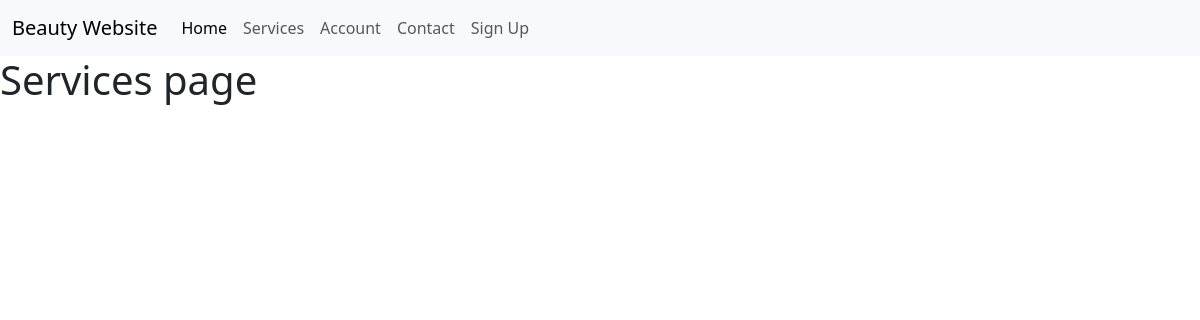
/services/, run on an earlier commit of the app's database.
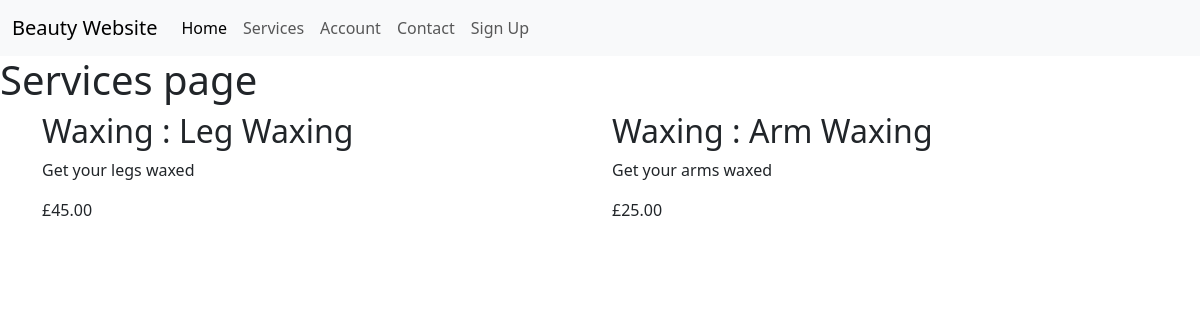
And on a later commit of the database.
### services/models.py (models this page shows, shortened)
class ServicesList(models.Model):
    class Meta:
        verbose_name = 'Service'
        verbose_name_plural = 'Services'
    name = models.CharField(max_length=256, blank=True, null=True)
    category = models.ForeignKey(ServiceCategory, null=True, blank=True, on_delete=models.SET_NULL)
    timeframe = models.DurationField(default=datetime.timedelta(minutes=45))
    price = models.DecimalField(max_digits=6, decimal_places=2, null=True, blank=True)
    description = models.CharField(max_length=512, blank=True, null=True)

class ServiceCategory(models.Model):
    class Meta:
        verbose_name = 'Category'
        verbose_name_plural = 'Categories'
    name = models.CharField(max_length=96)
    def __str__(self):
        return self.name

### services/views.py (the view)
# urls.py: path('services/', include("services.urls"), name="services_urls"),
def services(request):
    services = ServicesList.objects.all()
    categories = ServiceCategory.objects.all()
    context = {
        'services': services,
        'categories': categories,
    }
    return render(request, 'services/services.html', context)

### services/templates/services/services.html
{% extends 'base.html' %}
{% block content %}
<h1>Services page</h1>
<div class="container">
    <div class="row">
        {% for service in services %}
        <div class="col">
            <h2>{{ service.category }} : {{ service.name }}</h2>
            <p>{{ service.description }}</p>
            <p>£{{ service.price }}</p>
        </div>
        {% endfor %}
    </div>
</div>
{% endblock %}

### templates/base.html (shortened to what this page needs)
{% load static %}
<!DOCTYPE html>
<html lang="en">
<head>
    {% block corecss %}
    <link href="https://cdn.jsdelivr.net/npm/bootstrap@5.3.8/dist/css/bootstrap.min.css" rel="stylesheet">
    {% endblock %}
</head>
<body>
    <nav class="navbar navbar-expand-lg bg-body-tertiary">
  <div class="container-fluid">
    <a class="navbar-brand" href="#">Beauty Website</a>
    <div class="collapse navbar-collapse" id="navbarNav">
      <ul class="navbar-nav">
        <li class="nav-item">
          <a class="nav-link active" aria-current="page" href="{% url 'home' %}">Home</a>
        </li>
        <li class="nav-item">
          <a class="nav-link" href="{% url 'services' %}">Services</a>
        </li>
        <li class="nav-item">
          <a class="nav-link" href="{% url 'account' %}">Account</a>
        </li>
        <li class="nav-item">
          <a class="nav-link" href="{% url 'contact' %}">Contact</a>
        </li>
        <span>
        <li class="nav-item d-flex">
            <a class="nav-link" href="#">Sign Up</a>
        </li>
        </span>
      </ul>
    </div>
  </div>
</nav>
{% block content %}
{% endblock %}
</body>
</html>

What changed in the data, as far as the page shows it:
added ServicesList: category "Waxing", name "Leg Waxing", description "Get your legs waxed", price "45.00"
added ServicesList: category "Waxing", name "Arm Waxing", description "Get your arms waxed", price "25.00"
